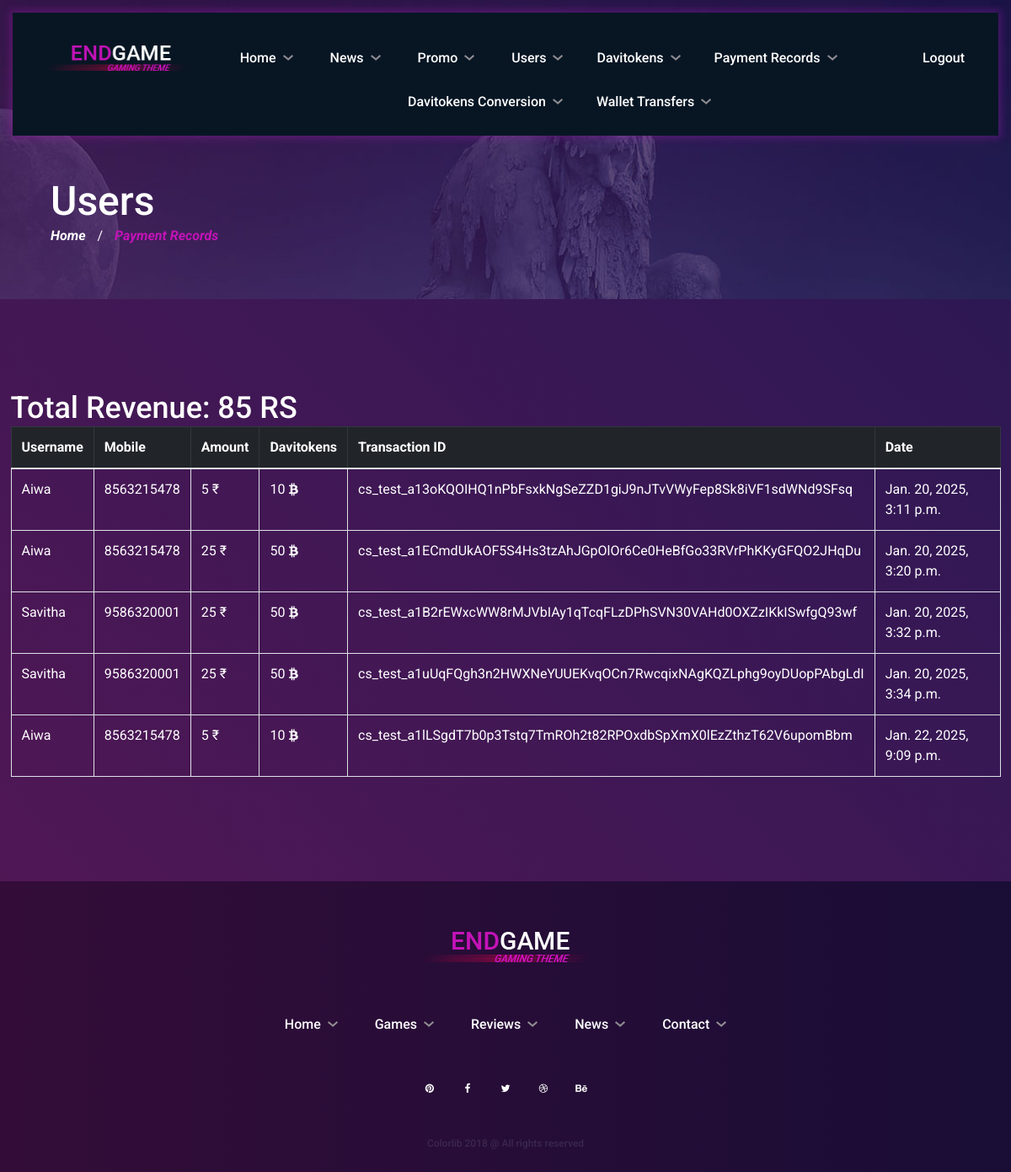
The app's page /davipayment_record with its own data.
### davigame/models.py (models this page shows, shortened)
class DaviPayment(models.Model):
    user = models.ForeignKey(User, on_delete=models.CASCADE)
    amount = models.IntegerField(null=True, blank=True)
    davitokens = models.IntegerField(blank=True, null=True)
    transaction_id = models.CharField(max_length=365)
    date = models.DateTimeField()

class User(AbstractUser):
    location = models.CharField(max_length=225)
    mobile = models.CharField(max_length=15)
    is_approved = models.BooleanField(default=False)
    davitokens = models.IntegerField(default=0)
    wallet_amount = models.IntegerField(default=0)

### davigame/views.py (the view)
# urls.py: path('davipayment_record', views.davipayment_record, name='davipayment_record'),
def davipayment_record(request):
    records = DaviPayment.objects.all()
    revenue = sum(transaction.amount for transaction in DaviPayment.objects.all())
    return render(request, 'davipayment_record.html', {'records': records, 'revenue': revenue})

### templates/davipayment_record.html (shortened to what this page needs)
{% load static %}
<!DOCTYPE html>
<html lang="zxx">
<head>
	<link rel="stylesheet" href="{% static 'css/bootstrap.min.css' %}"/>
	<link rel="stylesheet" href="{% static 'css/font-awesome.min.css' %}"/>
	<link rel="stylesheet" href="{% static 'css/slicknav.min.css' %}"/>
	<link rel="stylesheet" href="{% static 'css/owl.carousel.min.css' %}"/>
	<link rel="stylesheet" href="{% static 'css/magnific-popup.css' %}"/>
	<link rel="stylesheet" href="{% static 'css/animate.css' %}"/>
	<link rel="stylesheet" href="{% static 'css/style.css' %}"/>
</head>
<body>
	<header class="header-section">
		<div class="header-warp">
			<div class="header-bar-warp d-flex">
				<a href="" class="site-logo">
					<img src="{% static 'img/logo.png' %}" alt="">
				</a>
				<nav class="top-nav-area w-100">
					<div class="user-panel">
						<a href="{% url 'logout' %}">Logout</a>
					</div>
					<ul class="main-menu primary-menu">
						<li><a href="{% url 'admin_index' %}">Home</a></li>
						<li><a href="#news">News</a></li>
						<li><a href="#promo">Promo</a></li>
						<li><a href="{% url 'manage_users' %}">Users</a>
						<li><a href="{% url 'admin_davis' %}">Davitokens</a>
						<li><a href="{% url 'davipayment_record' %}">Payment Records</a>
						<li><a href="{% url 'davi_conversion' %}">Davitokens Conversion</a>
						<li><a href="{% url 'wallet_transfer' %}">Wallet Transfers</a>
					</ul>
				</nav>
			</div>
		</div>
	</header>
	<section class="page-top-section set-bg" data-setbg="{% static 'img/page-top-bg/1.jpg' %}">
		<div class="page-info">
			<h2>Users</h2>
			<div class="site-breadcrumb">
				<a href="{% url 'admin_index' %}">Home</a>  /
				<span>Payment Records</span>
			</div>
		</div>
	</section>
	<section class="games-section">
		<div class="container">
			<div class="row">
				<h2 style="color: white;">Total Revenue: {{revenue}} RS</h2>
                <table class="table table-bordered table-hover" data-aos="fade-up" data-aos-delay="100">
                    <thead class="table-dark">
                      <tr>
                        <th>Username</th>
                        <th>Mobile</th>
                        <th>Amount</th>
                        <th>Davitokens</th>
                        <th>Transaction ID</th>
                        <th>Date</th>
                      </tr>
                    </thead>
                    <tbody>
                      {% for record in records %}
                      <tr>
                          <td>{{ record.user.username }}</td>
                          <td>{{ record.user.mobile }}</td>
                          <td> {{ record.amount }} ₹</td>
                          <td> {{ record.davitokens }} <i class="fa fa-bitcoin"></i> </td>
                          <td> {{ record.transaction_id }} </td>
                          <td> {{ record.date }} </td>
                      </tr>
                      {% endfor %}
                    </tbody>
                  </table><br>
			</div>
		</div>
	</section>
	<footer class="footer-section">
		<div class="container">
			<a href="#" class="footer-logo">
				<img src="{% static 'img/logo.png' %}" alt="">
			</a>
			<ul class="main-menu footer-menu">
				<li><a href="">Home</a></li>
				<li><a href="">Games</a></li>
				<li><a href="">Reviews</a></li>
				<li><a href="">News</a></li>
				<li><a href="">Contact</a></li>
			</ul>
			<div class="footer-social d-flex justify-content-center">
				<a href="#"><i class="fa fa-pinterest"></i></a>
				<a href="#"><i class="fa fa-facebook"></i></a>
				<a href="#"><i class="fa fa-twitter"></i></a>
				<a href="#"><i class="fa fa-dribbble"></i></a>
				<a href="#"><i class="fa fa-behance"></i></a>
			</div>
			<div class="copyright"><a href="">Colorlib</a> 2018 @ All rights reserved</div>
		</div>
	</footer>
	</body>
</html>

### static/css/style.css (style rules this page uses)
html, body { height: 100%; font-family: 'Roboto', sans-serif; -webkit-font-smoothing: antialiased; font-smoothing: antialiased; }
h1, h2, h3, h4, h5, h6 { margin: 0; color: #111111; font-weight: 500; }
h2 { font-size: 36px; }
img { max-width: 100%; }
ul, ol { padding: 0; margin: 0; }
::placeholder { color: #fff; font-style: italic; text-transform: uppercase; }
.set-bg { background-repeat: no-repeat; background-size: cover; background-position: top center; }
.header-section { position: absolute; width: 100%; left: 0; top: 0; z-index: 99; padding: 15px 15px 0; }
.header-warp { max-width: 1496px; margin: 0 auto; }
.header-social a, .footer-social a, .geme-social-share a { display: -ms-inline-flex; display: -webkit-inline-box; display: -ms-inline-flexbox; display: inline-flex; width: 32px; height: 32px; -webkit-box-align: center; -ms-flex-align: center; align-items: center; -webkit-box-pack: center; -ms-flex-pack: center; justify-content: center; border-radius: 50%; color: #fff; font-size: 12px; margin-left: 13px; -webkit-transition: all 0.3s; -o-transition: all 0.3s; transition: all 0.3s; }
.header-bar-warp { background: #081624; padding: 39px 40px 0; -webkit-box-shadow: 0 0 9px 3px rgba(226, 30, 228, 0.24); box-shadow: 0 0 9px 3px rgba(226, 30, 228, 0.24); }
.site-logo { float: left; }
.user-panel { float: right; font-size: 16px; font-weight: 500; color: #fff; padding-top: 3px; }
.user-panel a { color: #fff; }
.main-menu { list-style: none; text-align: center; padding-top: 3px; }
.main-menu li { display: inline-block; position: relative; }
.main-menu li a { display: block; font-size: 16px; font-weight: 500; color: #fff; margin-right: 40px; padding-bottom: 28px; position: relative; padding-right: 20px; }
.main-menu li a:after { position: absolute; content: ""; width: 20px; height: 20px; right: 0; top: 1px; background-image: url("../img/icons/arrow-down.png"); background-repeat: no-repeat; background-position: right center; }
.footer-section { text-align: center; background: #330d38; background: -webkit-linear-gradient(left, #330d38 0%, #190d36 100%); background: -webkit-gradient(linear, left top, right top, from(#330d38), to(#190d36)); background: -o-linear-gradient(left, #330d38 0%, #190d36 100%); background: linear-gradient(to right, #330d38 0%, #190d36 100%); filter: progid:DXImageTransform.Microsoft.gradient( startColorstr='#330d38', endColorstr='#190d36', GradientType=1); }
.footer-section .container { position: relative; padding: 60px 15px 25px; }
.footer-menu { padding-top: 62px; }
.footer-menu li:last-child a { margin-right: 0; }
.footer-social { padding-top: 20px; padding-bottom: 40px; }
.footer-social a:first-child { margin-left: 0; }
.copyright { font-size: 12px; font-weight: 500; color: #9190a5; opacity: 0.20; }
.copyright a { color: #9190a5; }
.page-top-section { height: 355px; padding-top: 210px; }
.page-info { max-width: 1496px; margin: 0 auto; font-size: 16px; color: #fff; padding-left: 60px; }
.page-info h2 { color: #fff; font-size: 48px; }
.site-breadcrumb a, .site-breadcrumb span { font-style: italic; color: #fff; margin: 0 10px; font-weight: 700; }
.site-breadcrumb a:first-child { margin-left: 0; }
.site-breadcrumb span { color: #c313b7; }
.games-section { padding: 108px 0; background: #501755; background: -webkit-linear-gradient(45deg, #501755 0%, #2d1854 100%); background: -o-linear-gradient(45deg, #501755 0%, #2d1854 100%); background: linear-gradient(45deg, #501755 0%, #2d1854 100%); filter: progid:DXImageTransform.Microsoft.gradient( startColorstr='#501755', endColorstr='#2d1854', GradientType=1); }
@media (min-width: 1200px) { .container { max-width: 1175px; } }

### templates/davipayment_record.html (style rules this page uses)
table, td { color: white; }

### records on screen
DaviPayment: user.username "Aiwa", user.mobile "8563215478", amount "5", davitokens "10", transaction_id "cs_test_a13oKQOIHQ1nPbFsxkNgSeZZD1giJ9nJTvVWyFep8Sk8iVF1sdWNd9SFsq", date "Jan. 20, 2025, 3:11 p.m."
DaviPayment: user.username "Aiwa", user.mobile "8563215478", amount "25", davitokens "50", transaction_id "cs_test_a1ECmdUkAOF5S4Hs3tzAhJGpOlOr6Ce0HeBfGo33RVrPhKKyGFQO2JHqDu", date "Jan. 20, 2025, 3:20 p.m."
DaviPayment: user.username "Savitha", user.mobile "9586320001", amount "25", davitokens "50", transaction_id "cs_test_a1B2rEWxcWW8rMJVbIAy1qTcqFLzDPhSVN30VAHd0OXZzIKkISwfgQ93wf", date "Jan. 20, 2025, 3:32 p.m."
DaviPayment: user.username "Savitha", user.mobile "9586320001", amount "25", davitokens "50", transaction_id "cs_test_a1uUqFQgh3n2HWXNeYUUEKvqOCn7RwcqixNAgKQZLphg9oyDUopPAbgLdI", date "Jan. 20, 2025, 3:34 p.m."
DaviPayment: user.username "Aiwa", user.mobile "8563215478", amount "5", davitokens "10", transaction_id "cs_test_a1lLSgdT7b0p3Tstq7TmROh2t82RPOxdbSpXmX0lEzZthzT62V6upomBbm", date "Jan. 22, 2025, 9:09 p.m."

### other values on screen
{{ revenue }} "85"
